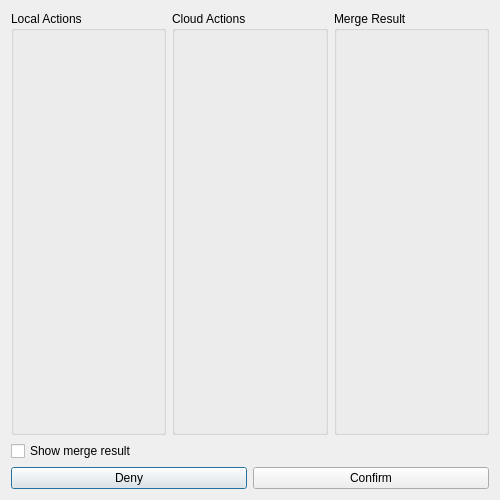
<?xml version="1.0" encoding="UTF-8"?>
<ui version="4.0">
 <class>MergeDialog</class>
 <widget class="QDialog" name="MergeDialog">
  <property name="geometry">
   <rect>
    <x>0</x>
    <y>0</y>
    <width>500</width>
    <height>500</height>
   </rect>
  </property>
  <property name="sizePolicy">
   <sizepolicy hsizetype="Fixed" vsizetype="Fixed">
    <horstretch>0</horstretch>
    <verstretch>0</verstretch>
   </sizepolicy>
  </property>
  <property name="maximumSize">
   <size>
    <width>500</width>
    <height>500</height>
   </size>
  </property>
  <property name="windowTitle">
   <string>Merge Dialog</string>
  </property>
  <layout class="QVBoxLayout" name="verticalLayout">
   <item>
    <layout class="QHBoxLayout" name="horizontalLayout">
     <item>
      <widget class="QGroupBox" name="grpLocal">
       <property name="title">
        <string>Local Actions</string>
       </property>
      </widget>
     </item>
     <item>
      <widget class="QGroupBox" name="grpCloud">
       <property name="title">
        <string>Cloud Actions</string>
       </property>
      </widget>
     </item>
     <item>
      <widget class="QGroupBox" name="grpMerged">
       <property name="title">
        <string>Merge Result</string>
       </property>
      </widget>
     </item>
    </layout>
   </item>
   <item>
    <widget class="QCheckBox" name="chkShowResult">
     <property name="text">
      <string>Show merge result</string>
     </property>
    </widget>
   </item>
   <item>
    <layout class="QHBoxLayout" name="horizontalLayout_2">
     <item>
      <widget class="QPushButton" name="btnDeny">
       <property name="text">
        <string>Deny</string>
       </property>
       <property name="icon">
        <iconset resource="resources.qrc">
         <normaloff>:/assets/images/button-icons/cancel.png</normaloff>:/assets/images/button-icons/cancel.png</iconset>
       </property>
      </widget>
     </item>
     <item>
      <widget class="QPushButton" name="btnConfirm">
       <property name="text">
        <string>Confirm</string>
       </property>
       <property name="icon">
        <iconset resource="resources.qrc">
         <normaloff>:/assets/images/button-icons/ok.png</normaloff>:/assets/images/button-icons/ok.png</iconset>
       </property>
      </widget>
     </item>
    </layout>
   </item>
  </layout>
 </widget>
 <resources>
  <include location="resources.qrc"/>
 </resources>
 <connections/>
</ui>
